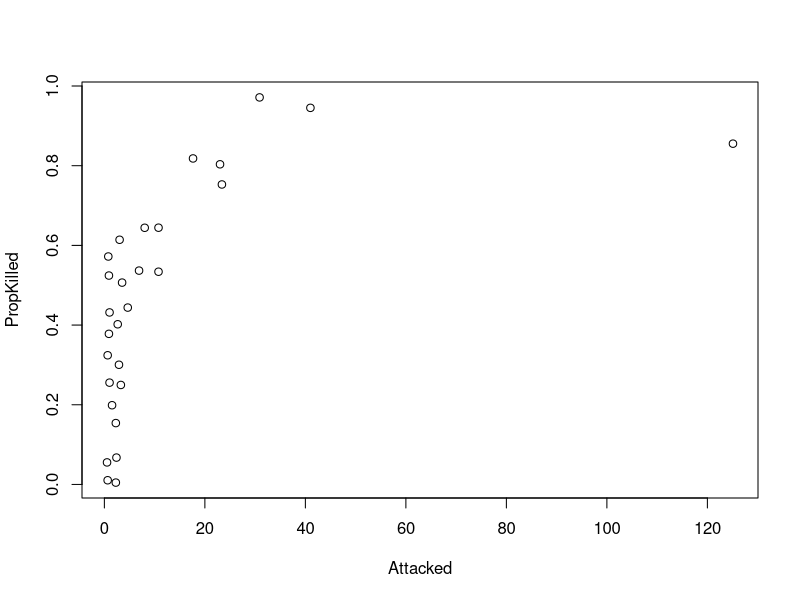
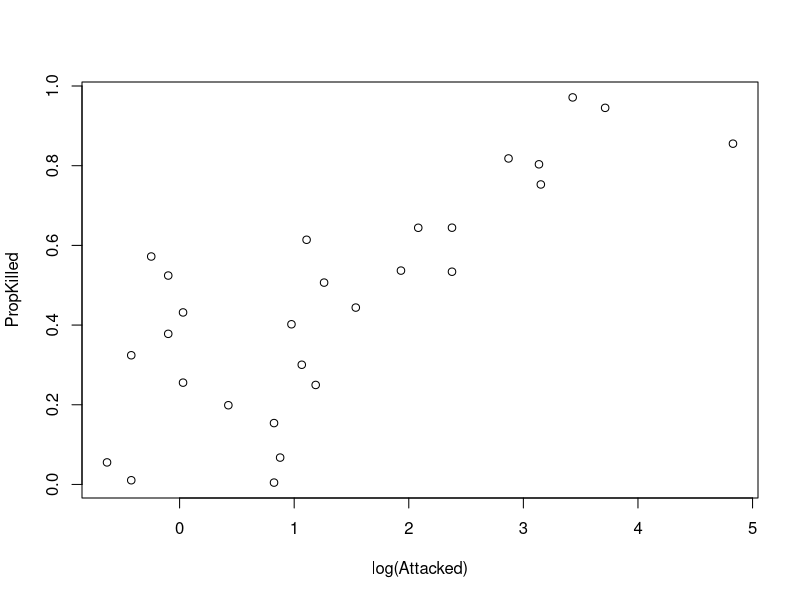
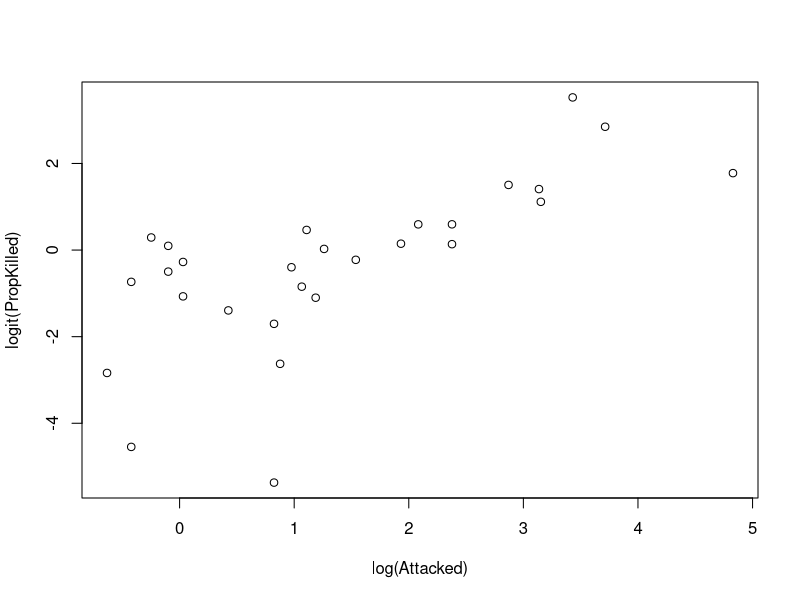
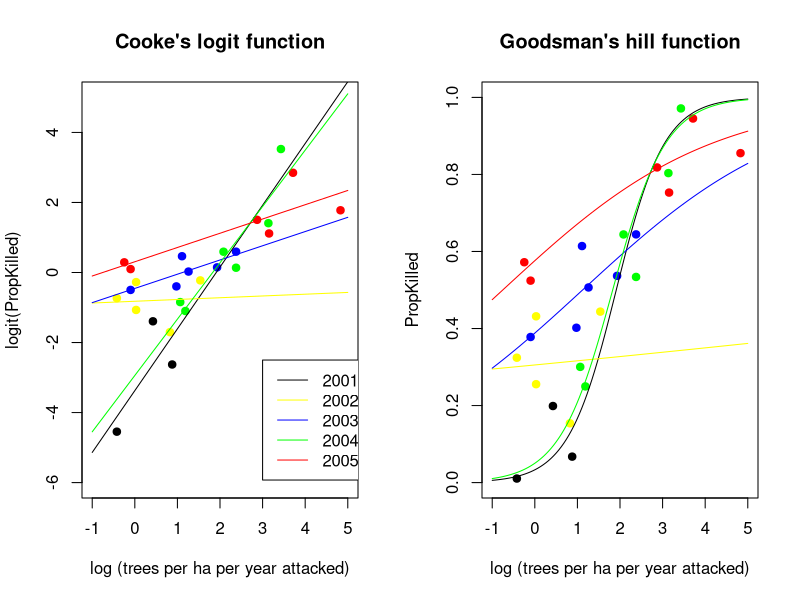
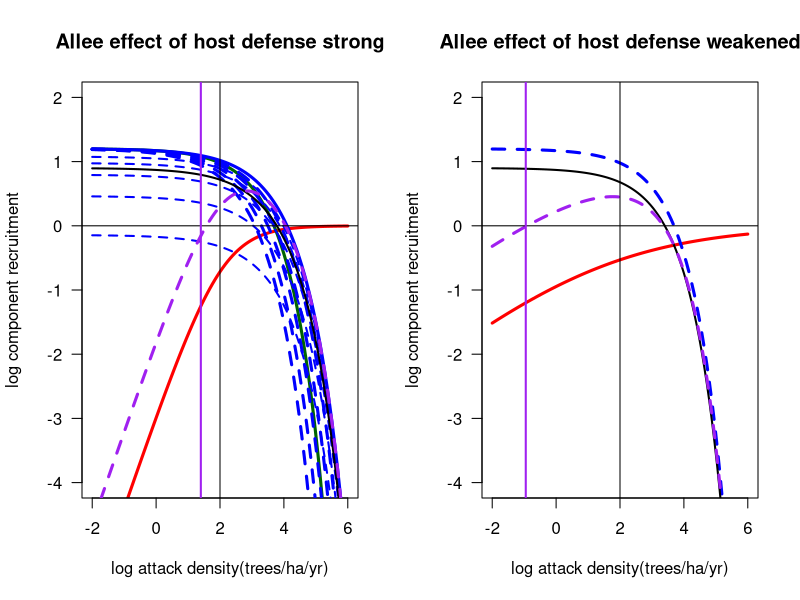
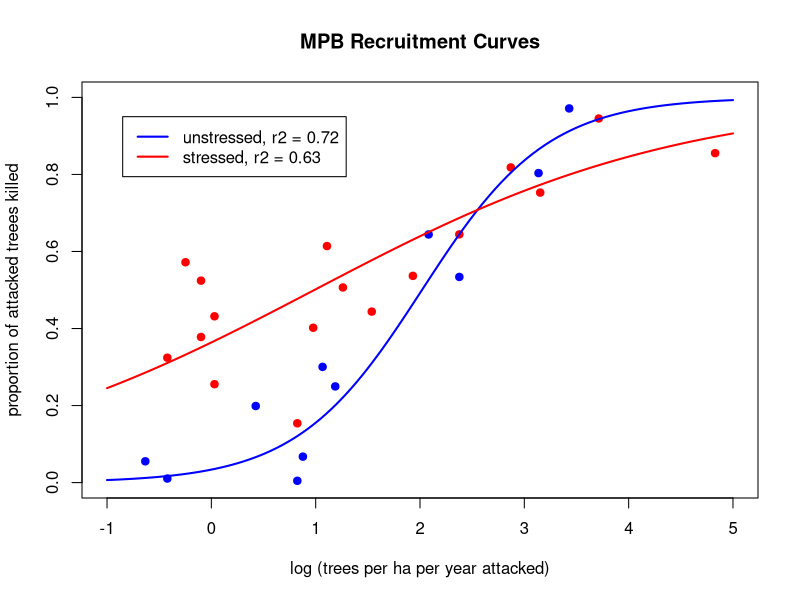

Reproduce these figures in R, in order.
## Boone et al. 2011 (Fig 2)
BooneData <- read.csv("growth-curves/BooneCurveData2.csv")

str(BooneData)

plot(PropKilled ~ Attacked, data = BooneData)
plot(PropKilled ~ log(Attacked), data = BooneData)
BooneData$Site <- c(rep("A", 6), rep("B", 6), rep("D", 5),
                    rep("E", 4), rep("F", 4), rep("G", 3))
BooneData$Year <- c(2000:2005, 2000:2005, 2001:2005,
                    2002:2005, 2002:2005, 2003:2005)

logit <- function(p) {
 log(p / (1 - p))
}

plot(logit(PropKilled) ~ (log(Attacked)), data = BooneData)
Yr2000 <- subset(BooneData, Year == "2000")
Yr2001 <- subset(BooneData, Year == "2001")
Yr2002 <- subset(BooneData, Year == "2002")
Yr2003 <- subset(BooneData, Year == "2003")
Yr2004 <- subset(BooneData, Year == "2004")
Yr2005 <- subset(BooneData, Year == "2005")

lm01 <- lm(logit(PropKilled) ~ log(Attacked), data = Yr2001)
summary(lm01)

lm02 <- lm(logit(PropKilled) ~ log(Attacked), data = Yr2002)
summary(lm02)

lm03 <- lm(logit(PropKilled) ~ log(Attacked), data = Yr2003)
summary(lm03)

lm04 <- lm(logit(PropKilled) ~ log(Attacked), data = Yr2004)
summary(lm04)

lm05 <- lm(logit(PropKilled) ~ log(Attacked), data = Yr2005)
summary(lm05)

dev.new(width = 10, height = 6)
par(mfrow = c(1, 2))

# Barry Cooke's logit linearization
plot(logit(PropKilled) ~ log(Attacked), xlim = c(-1, 5), ylim = c(-6, 5), pch = 19,
     col = "black", data = Yr2001, main = "Cooke's logit function",
     xlab = "log (trees per ha per year attacked)")
points(logit(PropKilled) ~ log(Attacked), pch = 19, col = "yellow", data = Yr2002)
points(logit(PropKilled) ~ log(Attacked), pch = 19, col = "blue", data = Yr2003)
points(logit(PropKilled) ~ log(Attacked), pch = 19, col = "green", data = Yr2004)
points(logit(PropKilled) ~ log(Attacked), pch = 19, col = "red", data = Yr2005)

curve(lm01$coefficients[[1]] + lm01$coefficients[[2]] * x, -1, 5, add = TRUE, col = "black")
curve(lm02$coefficients[[1]] + lm02$coefficients[[2]] * x, -1, 5, add = TRUE, col = "yellow")
curve(lm03$coefficients[[1]] + lm03$coefficients[[2]] * x, -1, 5, add = TRUE, col = "blue")
curve(lm04$coefficients[[1]] + lm04$coefficients[[2]] * x, -1, 5, add = TRUE, col = "green")
curve(lm05$coefficients[[1]] + lm05$coefficients[[2]] * x, -1, 5, add = TRUE, col = "red")

legend(3, -2.5, c(2001:2005), col = c("black", "yellow", "blue", "green", "red"), lty = 1)

## Devin Goodsman's Hill function
## (this ends up being euqivalent as Cooke's approach)
hill <- function(a, b, x) {
 exp(a) * x^b / (1 + exp(a) * x^b)
}

# sigmoidal hill function plot
plot(PropKilled ~ log(Attacked), xlim = c(-1, 5), ylim = c(0, 1), pch = 19,
     col = "black", data = Yr2001, main = "Goodsman's hill function",
     xlab = "log (trees per ha per year attacked)")
points(PropKilled ~ log(Attacked), pch = 19, col = "yellow", data = Yr2002)
points(PropKilled ~ log(Attacked), pch = 19, col = "blue", data = Yr2003)
points(PropKilled ~ log(Attacked), pch = 19, col = "green", data = Yr2004)
points(PropKilled ~ log(Attacked), pch = 19, col = "red", data = Yr2005)

curve(hill(lm01$coefficients[[1]], lm01$coefficients[[2]], exp(x)), -1, 5, add = TRUE, col = "black") #lm01
curve(hill(lm02$coefficients[[1]], lm02$coefficients[[2]], exp(x)), -1, 5, add = TRUE, col = "yellow") #lm02
curve(hill(lm03$coefficients[[1]], lm03$coefficients[[2]], exp(x)), -1, 5, add = TRUE, col = "blue") #lm03
curve(hill(lm04$coefficients[[1]], lm04$coefficients[[2]], exp(x)), -1, 5, add = TRUE, col = "green") #lm04
curve(hill(lm05$coefficients[[1]], lm05$coefficients[[2]], exp(x)), -1, 5, add = TRUE, col = "red") #lm05

dev.new(width = 10, height = 6)
par(mfrow = c(1, 2))
fudge2 <- 0.9 # from MacQuarrie 2011 (Fig 3d)
fudge <- fudge2 + 0.3 # somewhat arbitrary;
                      # chosen so that the resulting curve passes 1 when flexed

par(las = 1)
xmin <- -2
xmax <- 6

# unweakened host defences (2004 fit)
a <- 0.9
curve(log(hill(lm04$coefficients[[1]], lm04$coefficients[[2]], exp(a * x))), xmin, xmax,
      col = "red", lwd = 3, ylim = c(-4, 2),
      main = "Allee effect of host defense strong",
      xlab = "log attack density(trees/ha/yr)",
      ylab = "log component recruitment")
curve(fudge - 0.03 * exp(1 * x), xmin, xmax, add = TRUE, col = "darkgreen", lwd = 3, lty = 1)
curve(fudge - 0.03 * exp(a * x), xmin, xmax, add = TRUE, col = "blue", lwd = 3, lty = 1)

## mortality from emmigration/dispersal
# r: relative stocking value (0,1)
# d: slope parameter [1,Inf)
# s: scaling parameter (0,1)
m_e <- function(r, d, s) {
  s * exp(1 - d * r)
}

s <- 0.9
d <- 3
r <- seq(0.2, 1, 0.2)
curve(fudge - m_e(r[1], d, s) - 0.03 * exp(a * x), xmin, xmax, add = TRUE, col = "blue", lwd = 2, lty = 2)
curve(fudge - m_e(r[2], d, s) - 0.03 * exp(a * x), xmin, xmax, add = TRUE, col = "blue", lwd = 2, lty = 2)
curve(fudge - m_e(r[3], d, s) - 0.03 * exp(a * x), xmin, xmax, add = TRUE, col = "blue", lwd = 2, lty = 2)
curve(fudge - m_e(r[4], d, s) - 0.03 * exp(a * x), xmin, xmax, add = TRUE, col = "blue", lwd = 2, lty = 2)
curve(fudge - m_e(r[5], d, s) - 0.03 * exp(a * x), xmin, xmax, add = TRUE, col = "blue", lwd = 2, lty = 2)

## intensified competition via host removal (thinning)
r <- seq(0.2, 1, 0.2)
curve(fudge - 0.03 * exp(a * (x + r[1])), xmin, xmax, add = TRUE, col = "blue", lwd = 3, lty = 2)
curve(fudge - 0.03 * exp(a * (x + r[2])), xmin, xmax, add = TRUE, col = "blue", lwd = 3, lty = 2)
curve(fudge - 0.03 * exp(a * (x + r[3])), xmin, xmax, add = TRUE, col = "blue", lwd = 3, lty = 2)
curve(fudge - 0.03 * exp(a * (x + r[4])), xmin, xmax, add = TRUE, col = "blue", lwd = 3, lty = 2)
curve(fudge - 0.03 * exp(a * (x + r[5])), xmin, xmax, add = TRUE, col = "blue", lwd = 3, lty = 2)

curve(fudge2 - 0.03 * exp(a * x), xmin, xmax, add = TRUE, col = "black", lwd = 2, lty = 1)
curve(log(hill(lm04$coefficients[[1]], lm04$coefficients[[2]], exp(a * x))) +
        (fudge - 0.03 * exp(a * x)), xmin, xmax, add = TRUE, col = "purple", lwd = 3, lty = 2)
abline(h = 0)
abline(v = 2)
abline(v = 1.4, lwd = 2, lty = 1, col = "purple") ## needs to actually be the intersect

# weakened host defenses (2003 fit)
curve(log(hill(lm03$coefficients[[1]], lm03$coefficients[[2]], exp(x))), xmin, xmax,
      col = "red", lwd = 3, ylim = c(-4,2),
      main = "Allee effect of host defense weakened",
      xlab = "log attack density(trees/ha/yr)",
      ylab = "log component recruitment")
curve(fudge - 0.03 * exp(x), xmin, xmax, add = TRUE, col = "blue", lwd = 3, lty = 2)
curve(fudge2 - 0.03 * exp(x), xmin, xmax, add = TRUE, col = "black", lwd = 2, lty = 1)
curve(log(hill(lm03$coefficients[[1]], lm03$coefficients[[2]], exp(x))) +
        (fudge - 0.03 * exp(x)), xmin, xmax, add = TRUE,
      col = "purple", lwd = 3, lty = 2)
abline(h = 0)
abline(v = 2)
abline(v = -.95, lwd = 2, lty = 1, col = "purple")

# grouped
stressed <- rbind(Yr2002, Yr2003, Yr2005)
unstressed <- rbind(Yr2000, Yr2001, Yr2004)
lm.s <- lm(logit(PropKilled) ~ log(Attacked), data = stressed)
summary(lm.s)
lm.u <- lm(logit(PropKilled) ~ log(Attacked), data = unstressed)
summary(lm.u)

pdf("figures/BooneCurveData_StressedUnstressed.pdf", width = 6, height = 6)
#dev.new(width = 6, height = 6)
plot(PropKilled ~ log(Attacked), xlim = c(-1, 5), ylim = c(0, 1), pch = 19,
     col = "blue", data = unstressed, main = "MPB Recruitment Curves",
     xlab = "log (trees per ha per year attacked)",
     ylab = "proportion of attacked treees killed")
points(PropKilled ~ log(Attacked), pch = 19, col = "red", data = stressed)
curve(hill(lm.u$coefficients[[1]], lm.u$coefficients[[2]], exp(x)), -1,5, add = TRUE,
      col = "blue", lwd = 2)
curve(hill(lm.s$coefficients[[1]], lm.s$coefficients[[2]], exp(x)), -1,5, add = TRUE,
      col = "red", lwd = 2)
legend(-0.85, 0.95, c("unstressed, r2 = 0.72", "stressed, r2 = 0.63"),
       col = c("blue", "red"), lty = 1, lwd = 2)
dev.off()
